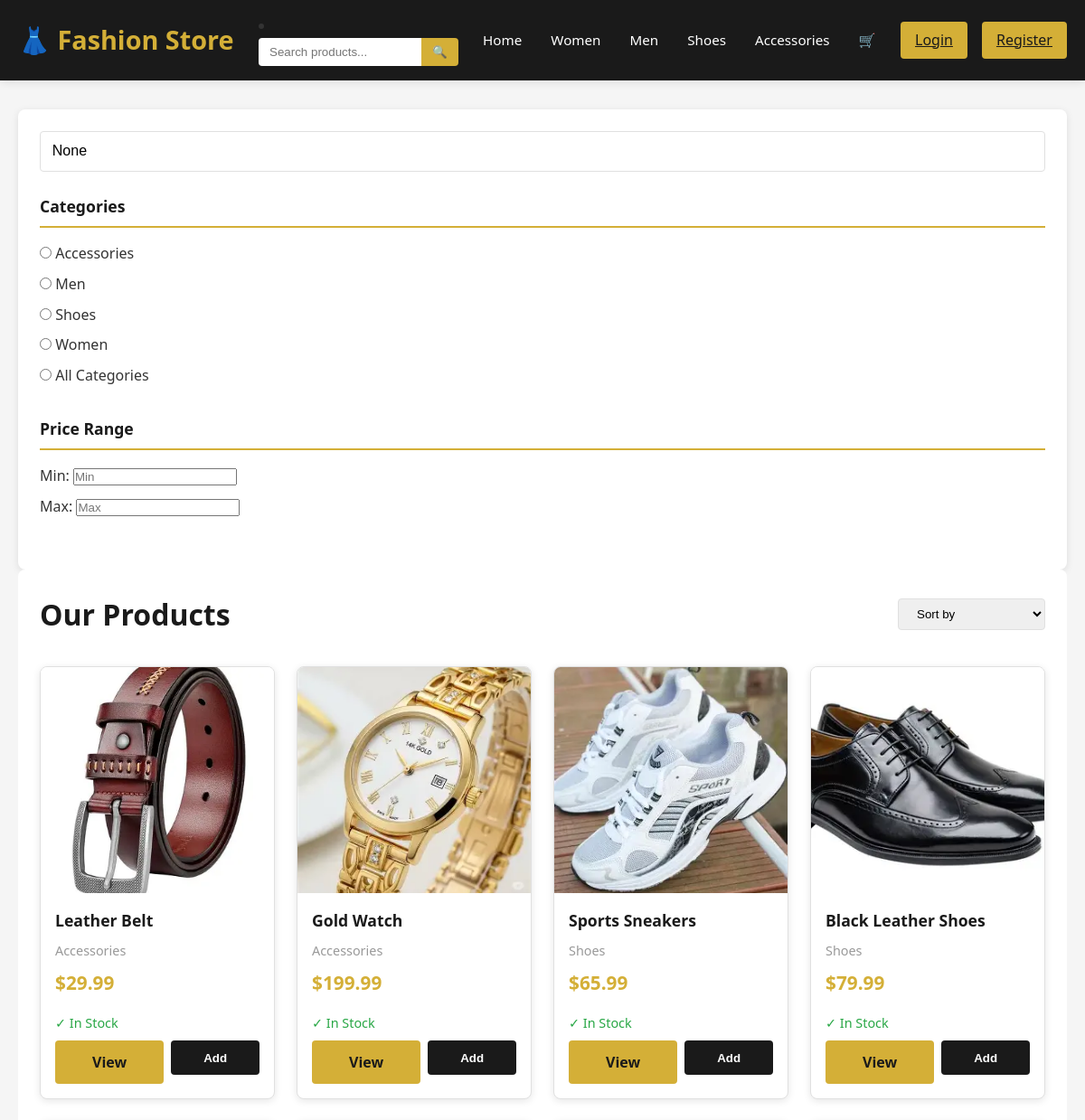
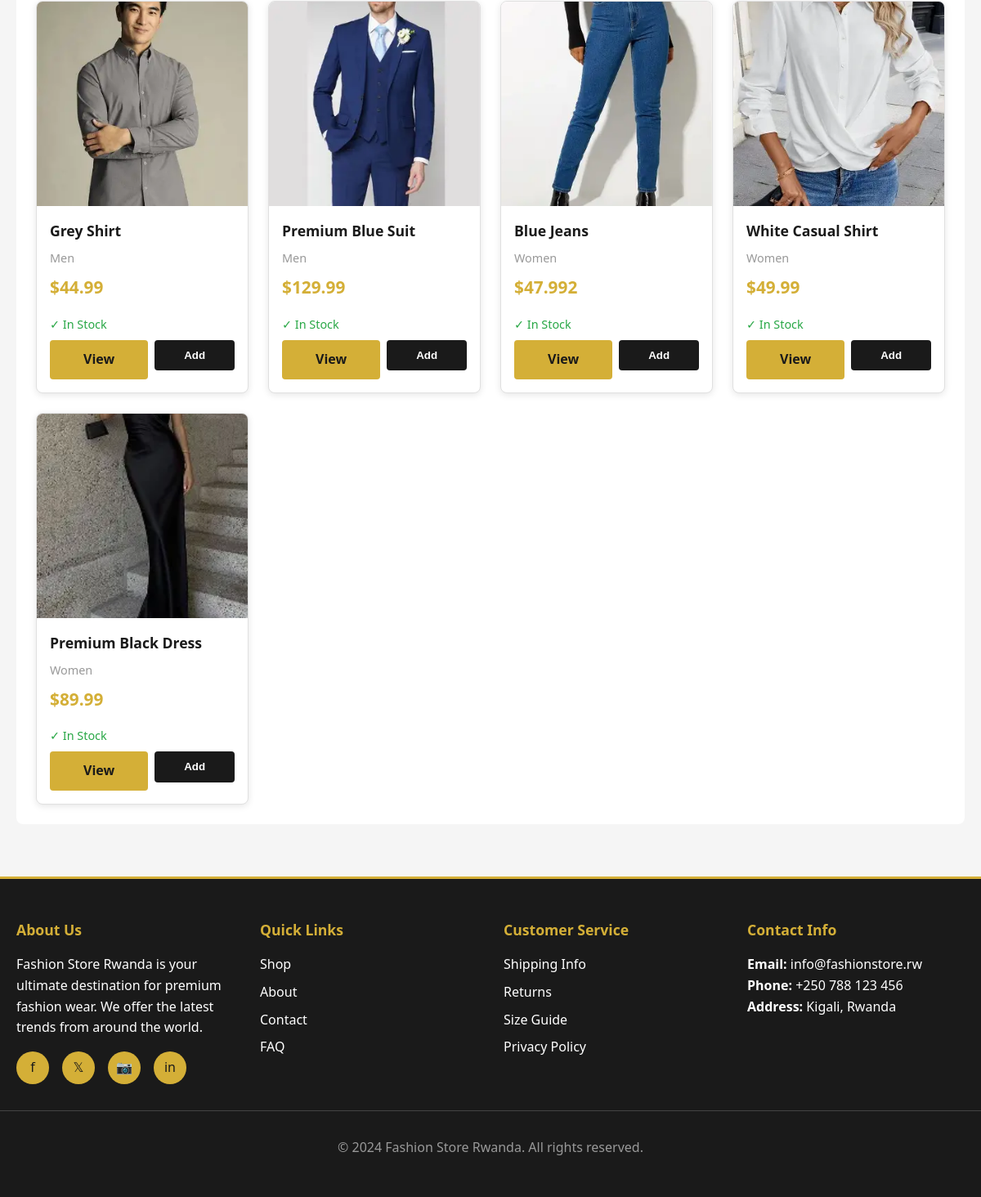
Screenshot of /products/ with the database file from the repository (2 pictures, top to bottom).
### store/models.py (models this page shows, shortened)
class Category(models.Model):
    name = models.CharField(max_length=100, unique=True)
    description = models.TextField(blank=True, null=True)
    image = models.ImageField(upload_to='categories/', blank=True, null=True)
    created_at = models.DateTimeField(auto_now_add=True)
    class Meta:
        ordering = ['name']
        verbose_name_plural = "Categories"

class Product(models.Model):
    BADGE_CHOICES = [
        ('new', 'New Arrival'),
        ('bestseller', 'Best Seller'),
        ('sale', 'Sale'),
        ('none', 'None'),
    ]
    name = models.CharField(max_length=200)
    description = models.TextField()
    price = models.DecimalField(max_digits=10, decimal_places=2, validators=[MinValueValidator(0)])
    category = models.ForeignKey(Category, on_delete=models.CASCADE, related_name='products')
    image = models.ImageField(upload_to='products/')
    images = models.ManyToManyField('ProductImage', blank=True, related_name='products')
    stock = models.IntegerField(validators=[MinValueValidator(0)])
    badge = models.CharField(max_length=20, choices=BADGE_CHOICES, default='none')
    discount_percentage = models.IntegerField(default=0, validators=[MinValueValidator(0), MaxValueValidator(100)])
    created_at = models.DateTimeField(auto_now_add=True)
    updated_at = models.DateTimeField(auto_now=True)
    class Meta:
        ordering = ['-created_at']
    @property
    def discounted_price(self):
        from decimal import Decimal
        discount_factor = Decimal(1) - Decimal(self.discount_percentage) / Decimal(100)
        return self.price * discount_factor
    @property
    def is_in_stock(self):
        return self.stock > 0

### store/views.py (the view)
# urls.py: path('products/', views.products, name='products'),
def products(request):
    all_products = Product.objects.all()
    categories = Category.objects.all()
    category = request.GET.get('category')
    if category:
        all_products = all_products.filter(category__id=category)
    search = request.GET.get('search')
    if search:
        all_products = all_products.filter(
            Q(name__icontains=search) | Q(description__icontains=search)
        )
    min_price = request.GET.get('min_price')
    max_price = request.GET.get('max_price')
    if min_price:
        all_products = all_products.filter(price__gte=min_price)
    if max_price:
        all_products = all_products.filter(price__lte=max_price)
    context = {
        'products': all_products,
        'categories': categories,
        'selected_category': category,
        'search': search,
    }
    return render(request, 'store/products.html', context)

### store/templates/store/products.html (shortened to what this page needs)
{% extends 'store/base.html' %}
{% block content %}
<div class="container">
    <div class="products-page">
        <aside class="sidebar">
            <div class="search-box">
                <form method="get">
                    <input type="text" name="search" placeholder="Search products..." value="{{ search }}">
                </form>
            </div>
            <div class="filter-section">
                <h3>Categories</h3>
                <form method="get">
                    {% for category in categories %}
                    <label>
                        <input type="radio" name="category" value="{{ category.id }}"
                            {% if selected_category == category.id|stringformat:"s" %}checked{% endif %}>
                        {{ category.name }}
                    </label>
                    {% endfor %}
                    <label>
                        <input type="radio" name="category" value="">
                        All Categories
                    </label>
                </form>
            </div>
            <div class="filter-section">
                <h3>Price Range</h3>
                <form method="get">
                    <label>Min: <input type="number" name="min_price" placeholder="Min" step="0.01"></label>
                    <label>Max: <input type="number" name="max_price" placeholder="Max" step="0.01"></label>
                </form>
            </div>
        </aside>
        <main class="main-content">
            <div class="products-header">
                <h1>Our Products</h1>
                <select class="sort-select">
                    <option>Sort by</option>
                </select>
            </div>
            {% if products %}
            <div class="products-grid">
                {% for product in products %}
                <div class="product-card">
                   <div class="product-image">
    <img src="{{ product.image.url }}" alt="{{ product.name }}">
</div>
                    <div class="product-info">
                        <div class="product-name">{{ product.name }}</div>
                        <div class="product-category">{{ product.category.name }}</div>
                        <div class="product-price">${{ product.discounted_price }}</div>
                        <div class="product-stock {% if product.is_in_stock %}in-stock{% else %}out-of-stock{% endif %}">
                            {% if product.is_in_stock %}✓ In Stock{% else %}Out of Stock{% endif %}
                        </div>
                        <div class="action-buttons">
                            <a href="{% url 'product_detail' product.id %}" class="btn btn-secondary">View</a>
                            {% if product.is_in_stock %}
                            <form method="post" action="{% url 'add_to_cart' product.id %}" style="flex: 1;">
                                <button type="submit" class="btn btn-primary" style="width: 100%;">Add</button>
                            </form>
                            {% endif %}
                        </div>
                    </div>
                </div>
                {% endfor %}
            </div>
            {% else %}
            <div class="no-products">
                <h2>No products found</h2>
                <p>Try adjusting your filters</p>
            </div>
            {% endif %}
        </main>
    </div>
</div>
{% endblock %}

### rows the page displays
Category: category "☐ Accessories", name "Accessories"
Category: category "☐ Men", name "Men"
Category: category "☐ Shoes", name "Shoes"
Category: category "☐ Women", name "Women"
Product: image (picture), name "Leather Belt", category.name "Accessories", discounted_price "29.99", stock "✓ In Stock"
Product: image (picture), name "Gold Watch", category.name "Accessories", discounted_price "199.99", stock "✓ In Stock"
Product: image (picture), name "Sports Sneakers", category.name "Shoes", discounted_price "65.99", stock "✓ In Stock"
Product: image (picture), name "Black Leather Shoes", category.name "Shoes", discounted_price "79.99", stock "✓ In Stock"
Product: image (picture), name "Grey Shirt", category.name "Men", discounted_price "44.99", stock "✓ In Stock"
Product: image (picture), name "Premium Blue Suit", category.name "Men", discounted_price "129.99", stock "✓ In Stock"
Product: image (picture), name "Blue Jeans", category.name "Women", discounted_price "47.992", stock "✓ In Stock"
Product: image (picture), name "White Casual Shirt", category.name "Women", discounted_price "49.99", stock "✓ In Stock"
Product: image (picture), name "Premium Black Dress", category.name "Women", discounted_price "89.99", stock "✓ In Stock"
